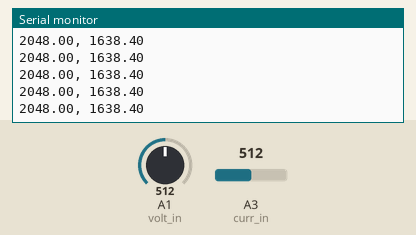
Recording of a sketch running on a simulated Arduino Zero (SAMD21). Parts: the last lines printed to the serial monitor. The inputs (shaded band) are chosen by the test bench; at power-on: A1 (volt_in) = 512, A3 (curr_in) = 512 (analog values on the 0–1023 scale).

Above: at 1.2 s.
1.3 s: A1 (volt_in) set to 716
At 1.48 s:
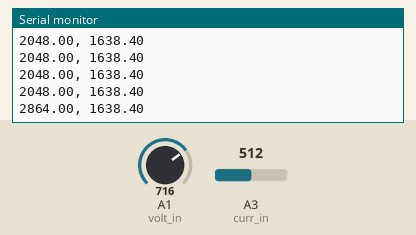
2.8 s: A3 (curr_in) set to 716
At 2.83 s:
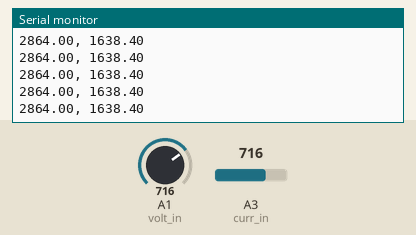
4.3 s: A1 (volt_in) set to 900
At 4.3 s:
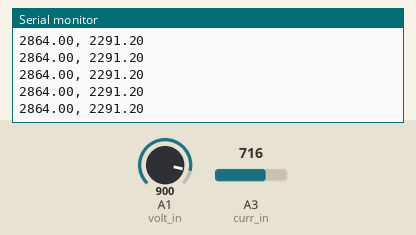
5.8 s: A3 (curr_in) set to 900
At 5.89 s:
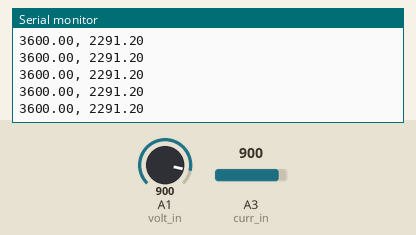
Timing chart, 0 to 8.3 s (numbered marks = the images above; inputs shaded):
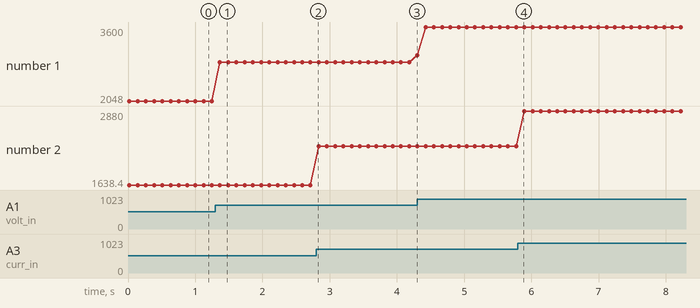

Measured:
- after the input at 1.3 s, the serial monitor: prints a new line after 0.07 s (image 1)
- plotted number 1: 2048 → 2864 after the input at 1.3 s, 2864 → 3600 after the input at 4.3 s
- plotted number 2: 1638.4 → 2291.2 after the input at 2.8 s, 2291.2 → 2880 after the input at 5.8 s

The sketch:

lab_00_metrology.ino
```cpp
/*
lab 00 metrology (A)
USAF Astro 331
2023 Spring
Lt Col Jordan Firth

required:
ACS 723 current sensor- (on sparkfun breakout board- low current version)
Arduino MKR 1000

This script is used for an Astro 331 lab to measure current and voltage.
*/

/*  modified from SparkFun ACS712 and ACS723 Demo
    Created by George Beckstein for SparkFun
    4/30/2017
    Updated by SFE
    6/14/2018

    Uses an Arduino to set up the ACS712 and ACS723 Current Sensors
    See the tutorial at: https://learn.sparkfun.com/tutorials/current-sensor-breakout-acs723-hookup-guide
*/

// const int analogInPin = A1;
const int volt_in = A1;
const int curr_in = A3;

// Number of samples to average the reading over
// Change this to make the reading smoother... but beware of buffer overflows!
const int avgSamples = 10;

// default sensor sensitivity of 1 and Vref of 0
float sensitivity = 1;
float Vref = 0; // Output voltage with no current


// initialize empty values for current and voltage
int volt_counts = 0;
int curr_counts = 0;


void setup() {

// set ADC resolution to 12-bit (default is 10-bit)
analogReadResolution(12);

  // initialize serial communications at 9600 bps:
  Serial.begin(9600);
} // end function setup()

void loop() {

  // read the analog in value:
  for (int i = 0; i < avgSamples; i++) {
    volt_counts += analogRead(volt_in);
    curr_counts += analogRead(curr_in);

    // wait 2 milliseconds before the next loop for the analog-to-digital converter to settle
    // after the last reading:
    delay(2);
  }

  volt_counts = volt_counts / avgSamples;
  curr_counts = curr_counts / avgSamples;

  // The on-board ADC is 12-bits -> 2^12 = 4096 -> 3300 mV / 4096 counts 0.8 mV/count
  // XXX Voltage is in millivolts XXX
  // Voltage will not be in millivolts until you adjust the sensitivity
  float voltage = volt_counts * sensitivity;

  float current = (curr_counts*0.8 - Vref) * sensitivity;

  Serial.print(voltage);
  Serial.print(", ");
  Serial.print(current);

  Serial.print("\n");

  // Reset the sensor value for the next reading
  volt_counts = 0;
  curr_counts = 0;
  delay(100);
} // end function loop()
```
